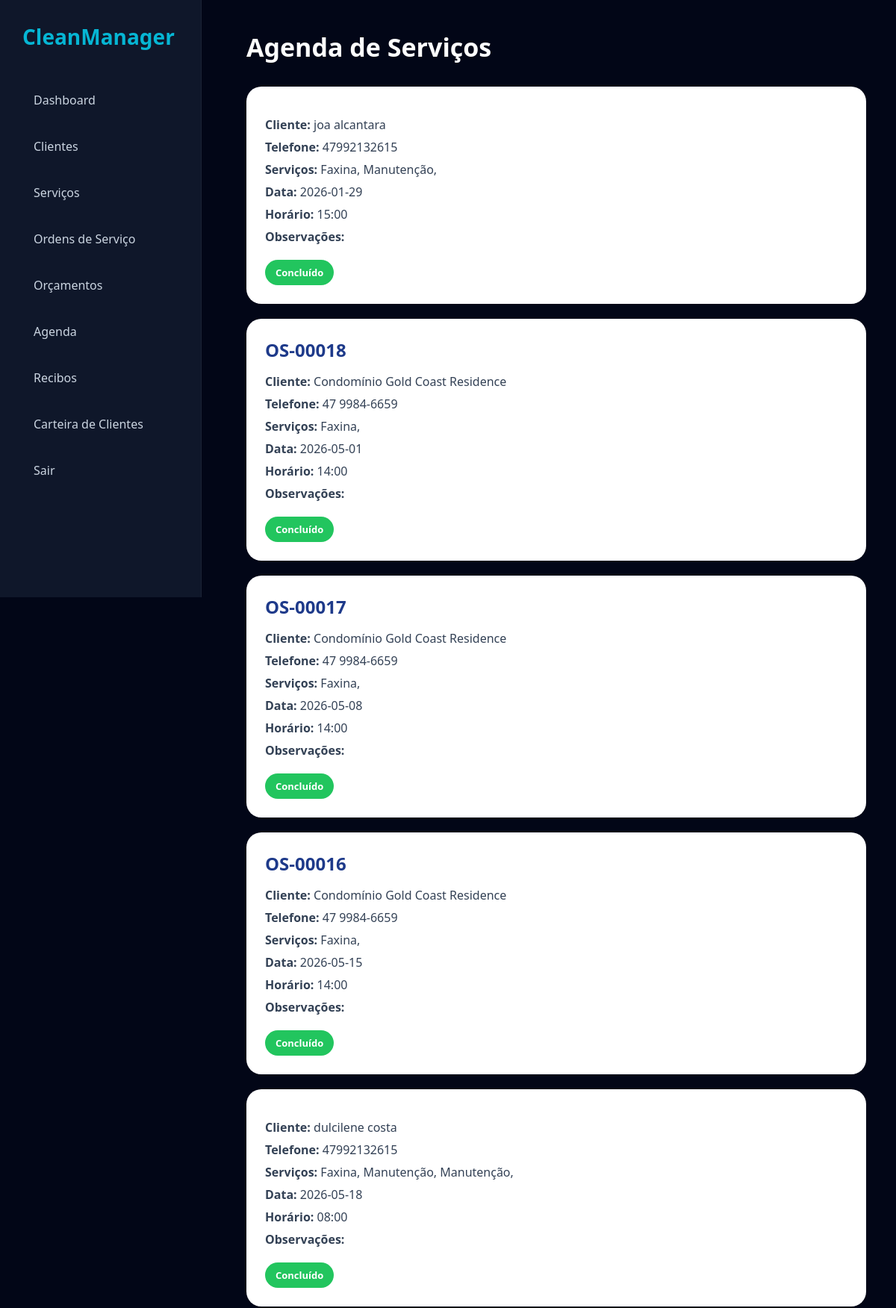
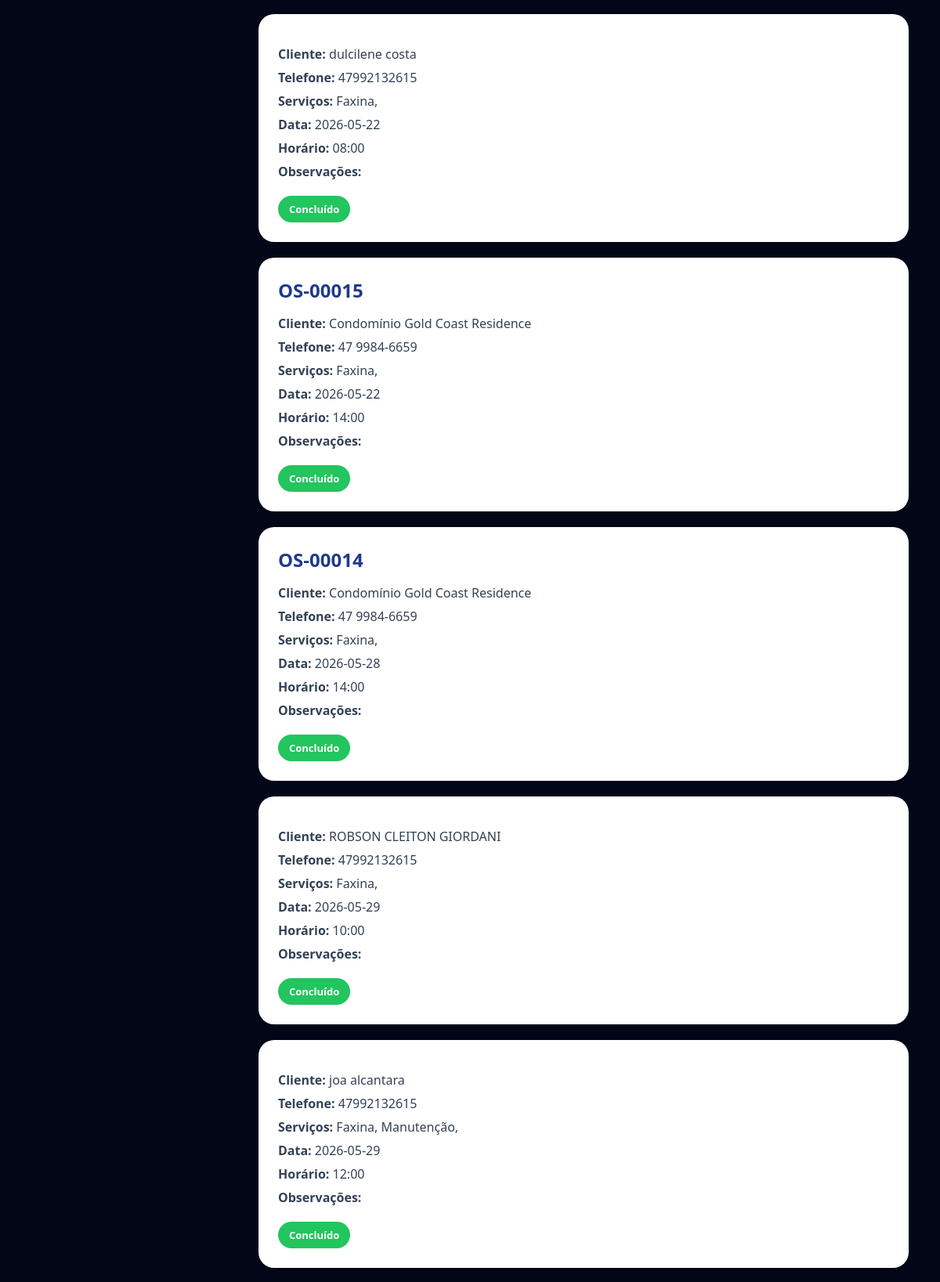
Screenshot of /admin/agenda.php (upper part) with the database file from the repository (2 pictures, top to bottom).
### tables this page shows
CREATE TABLE agenda (

    id INTEGER PRIMARY KEY AUTOINCREMENT,

    cliente TEXT,

    telefone TEXT,

    servicos TEXT,

    data TEXT,

    status TEXT

, orcamento_id INTEGER, horario TEXT, observacoes TEXT, os_numero TEXT, valor REAL DEFAULT 0);

### admin/agenda.php (the view, shortened to what this page needs)
<?php
include '../config/conexao.php';
$agenda = $db->query("
SELECT *
FROM agenda
ORDER BY
CASE
    WHEN status = 'Agendado' THEN 1
    WHEN status = 'Em andamento' THEN 2
    WHEN status = 'Concluído' THEN 3
    ELSE 4
END,
data ASC,
horario ASC
");
?>
<!DOCTYPE html>
<html lang="pt-br">
<head>
<link rel="stylesheet"
href="../assets/css/dashboard.css">
</head>
<body>
<?php include '../includes/sidebar.php'; ?>
<div class="content">
<div class="topbar">
<h1>Agenda de Serviços</h1>
</div>
<?php while($item = $agenda->fetchArray()) { ?>
<div class="agenda-card">
<h2>
<?= $item['os_numero']; ?>
</h2>
<p>
<strong>Cliente:</strong>
<?= $item['cliente']; ?>
</p>
<p>
<strong>Telefone:</strong>
<?= $item['telefone']; ?>
</p>
<p>
<strong>Serviços:</strong>
<?= $item['servicos']; ?>
</p>
<p>
<strong>Data:</strong>
<?= $item['data']; ?>
</p>
<p>
<strong>Horário:</strong>
<?= $item['horario']; ?>
</p>
<p>
<strong>Observações:</strong>
</p>
<div class="action-area">
<?php if($item['status'] == 'Concluído') { ?>
<span class="status concluido">
Concluído
</span>
<?php } ?>
</div>
</div>
<?php } ?>
</div>
</body>
</html>

### assets/css/dashboard.css (style rules this page uses)
* { margin: 0; padding: 0; box-sizing: border-box; font-family: "Segoe UI", sans-serif; }
body { background: #020617; color: white; }
.content { margin-left: 290px; padding: 40px; }
.topbar { display: flex; justify-content: space-between; align-items: center; margin-bottom: 30px; }
.topbar h1 { font-size: 34px; }
.status { padding: 8px 14px; border-radius: 999px; font-size: 13px; font-weight: bold; }
.concluido { background: #14532d; color: #86efac; }

### admin/agenda.php (style rules this page uses)
.agenda-card { background:white; padding:25px; border-radius:20px; margin-bottom:20px; }
.agenda-card h2 { color:#1e3a8a; margin-bottom:15px; }
.agenda-card p { margin:8px 0; color:#334155; }
.status { color:white; padding:8px 14px; border-radius:20px; display:inline-block; font-weight:bold; }
.concluido { background:#22c55e; }
.action-area { margin-top:20px; }

### rows the page displays
agenda: cliente "joa alcantara", telefone "47992132615", servicos "Faxina, Manutenção,", data "2026-01-29", horario "15:00", status "Concluído"
agenda: os_numero "OS-00018", cliente "Condomínio Gold Coast Residence", telefone "47 9984-6659", servicos "Faxina,", data "2026-05-01", horario "14:00", status "Concluído"
agenda: os_numero "OS-00017", cliente "Condomínio Gold Coast Residence", telefone "47 9984-6659", servicos "Faxina,", data "2026-05-08", horario "14:00", status "Concluído"
agenda: os_numero "OS-00016", cliente "Condomínio Gold Coast Residence", telefone "47 9984-6659", servicos "Faxina,", data "2026-05-15", horario "14:00", status "Concluído"
agenda: cliente "dulcilene costa", telefone "47992132615", servicos "Faxina, Manutenção, Manutenção,", data "2026-05-18", horario "08:00", status "Concluído"
agenda: cliente "dulcilene costa", telefone "47992132615", servicos "Faxina,", data "2026-05-22", horario "08:00", status "Concluído"
agenda: os_numero "OS-00015", cliente "Condomínio Gold Coast Residence", telefone "47 9984-6659", servicos "Faxina,", data "2026-05-22", horario "14:00", status "Concluído"
agenda: os_numero "OS-00014", cliente "Condomínio Gold Coast Residence", telefone "47 9984-6659", servicos "Faxina,", data "2026-05-28", horario "14:00", status "Concluído"
agenda: cliente "ROBSON CLEITON GIORDANI", telefone "47992132615", servicos "Faxina,", data "2026-05-29", horario "10:00", status "Concluído"
agenda: cliente "joa alcantara", telefone "47992132615", servicos "Faxina, Manutenção,", data "2026-05-29", horario "12:00", status "Concluído"
